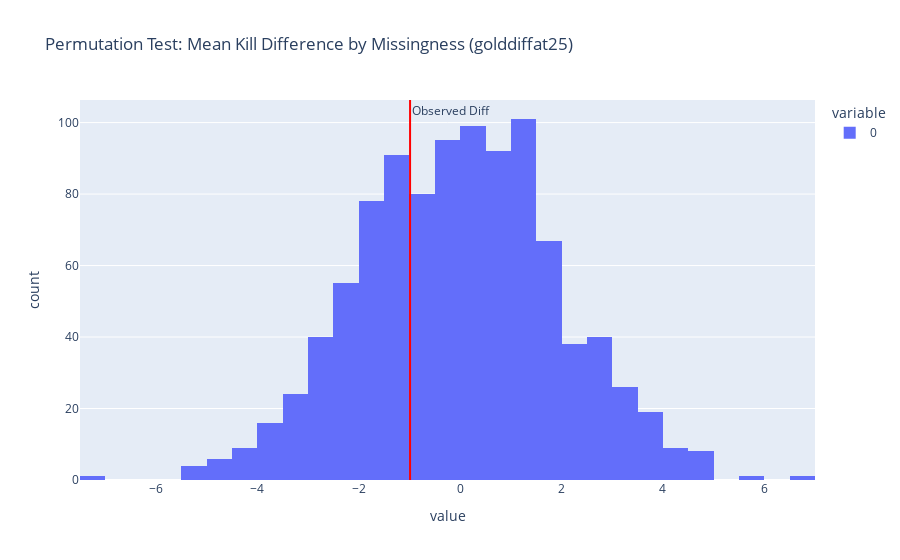

Notebook code cell kept with this figure:
### Code cell
px.histogram(
    perm_diffs,
    title="Permutation Test: Mean Kill Difference by Missingness (golddiffat25)",
).add_vline(
    x=obs_diff_kills,
    line_color="red",
    annotation_text="Observed Diff"
)

### Figure 1 — Plotly figure (JSON) as saved in the notebook; plotly's stock layout.template omitted (floating-point values rounded to 4 significant figures; data arrays with more than 128 entries replaced by an {"elided": "..."} marker saying what was removed)
{"data": [{"alignmentgroup": "True", "bingroup": "x", "hovertemplate": "variable=0<br>value=%{x}<br>count=%{y}<extra></extra>", "legendgroup": "0", "marker": {"color": "#636efa", "pattern": {"shape": ""}}, "name": "0", "offsetgroup": "0", "orientation": "v", "showlegend": true, "type": "histogram", "x": {"elided": "1000 float values"}, "xaxis": "x", "yaxis": "y"}], "layout": {"annotations": [{"showarrow": false, "text": "Observed Diff", "x": -0.9884, "xanchor": "left", "xref": "x", "y": 1, "yanchor": "top", "yref": "y domain"}], "autosize": true, "barmode": "relative", "legend": {"title": {"text": "variable"}, "tracegroupgap": 0}, "shapes": [{"line": {"color": "red"}, "type": "line", "x0": -0.9884, "x1": -0.9884, "xref": "x", "y0": 0, "y1": 1, "yref": "y domain"}], "title": {"text": "Permutation Test: Mean Kill Difference by Missingness (golddiffat25)"}, "xaxis": {"anchor": "y", "autorange": true, "domain": [0, 1], "range": [-7.5, 7], "title": {"text": "value"}, "type": "linear"}, "yaxis": {"anchor": "x", "autorange": true, "domain": [0, 1], "range": [0, 106.3], "title": {"text": "count"}}}}
